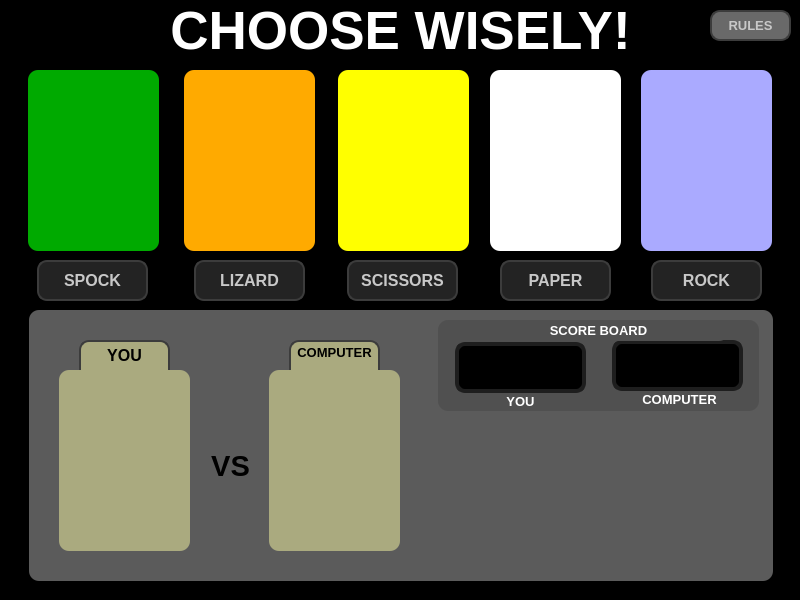
<?xml version="1.0" encoding="UTF-8"?>
<ui version="4.0">
 <class>MainWindow</class>
 <widget class="QMainWindow" name="MainWindow">
  <property name="geometry">
   <rect>
    <x>0</x>
    <y>0</y>
    <width>800</width>
    <height>600</height>
   </rect>
  </property>
  <property name="minimumSize">
   <size>
    <width>800</width>
    <height>600</height>
   </size>
  </property>
  <property name="maximumSize">
   <size>
    <width>800</width>
    <height>600</height>
   </size>
  </property>
  <property name="windowTitle">
   <string>GAME</string>
  </property>
  <property name="windowIcon">
   <iconset>
    <normaloff>:/pics/lizard.ico</normaloff>:/pics/lizard.ico</iconset>
  </property>
  <widget class="QWidget" name="centralwidget">
   <widget class="QFrame" name="frame">
    <property name="geometry">
     <rect>
      <x>0</x>
      <y>0</y>
      <width>800</width>
      <height>600</height>
     </rect>
    </property>
    <property name="minimumSize">
     <size>
      <width>800</width>
      <height>600</height>
     </size>
    </property>
    <property name="maximumSize">
     <size>
      <width>800</width>
      <height>600</height>
     </size>
    </property>
    <property name="styleSheet">
     <string notr="true">background-color: rgb(0, 0, 0);
color: rgb(255, 255, 255);</string>
    </property>
    <property name="frameShape">
     <enum>QFrame::StyledPanel</enum>
    </property>
    <property name="frameShadow">
     <enum>QFrame::Raised</enum>
    </property>
    <widget class="QLabel" name="label">
     <property name="geometry">
      <rect>
       <x>28</x>
       <y>70</y>
       <width>131</width>
       <height>181</height>
      </rect>
     </property>
     <property name="minimumSize">
      <size>
       <width>131</width>
       <height>181</height>
      </size>
     </property>
     <property name="maximumSize">
      <size>
       <width>131</width>
       <height>181</height>
      </size>
     </property>
     <property name="styleSheet">
      <string notr="true">background-color: rgb(0, 170, 0);
background-image: url(:/pics/spock.png);
border-radius:10px;
</string>
     </property>
     <property name="text">
      <string/>
     </property>
    </widget>
    <widget class="QLabel" name="label_2">
     <property name="geometry">
      <rect>
       <x>184</x>
       <y>70</y>
       <width>131</width>
       <height>181</height>
      </rect>
     </property>
     <property name="minimumSize">
      <size>
       <width>131</width>
       <height>181</height>
      </size>
     </property>
     <property name="maximumSize">
      <size>
       <width>131</width>
       <height>181</height>
      </size>
     </property>
     <property name="styleSheet">
      <string notr="true">background-image: url(:/pics/lizard.png);
border-radius:10px;
background-color: rgb(255, 170, 0);</string>
     </property>
     <property name="text">
      <string/>
     </property>
    </widget>
    <widget class="QLabel" name="label_3">
     <property name="geometry">
      <rect>
       <x>338</x>
       <y>70</y>
       <width>131</width>
       <height>181</height>
      </rect>
     </property>
     <property name="minimumSize">
      <size>
       <width>131</width>
       <height>181</height>
      </size>
     </property>
     <property name="maximumSize">
      <size>
       <width>131</width>
       <height>181</height>
      </size>
     </property>
     <property name="styleSheet">
      <string notr="true">border-radius:10px;
background-image: url(:/pics/scissors.png);
background-color: rgb(255, 255, 0);
</string>
     </property>
     <property name="text">
      <string/>
     </property>
    </widget>
    <widget class="QLabel" name="label_4">
     <property name="geometry">
      <rect>
       <x>490</x>
       <y>70</y>
       <width>131</width>
       <height>181</height>
      </rect>
     </property>
     <property name="minimumSize">
      <size>
       <width>131</width>
       <height>181</height>
      </size>
     </property>
     <property name="maximumSize">
      <size>
       <width>131</width>
       <height>181</height>
      </size>
     </property>
     <property name="styleSheet">
      <string notr="true">border-radius:10px;
background-color: rgb(255, 255, 255);
background-image: url(:/pics/paper.png);

</string>
     </property>
     <property name="text">
      <string/>
     </property>
    </widget>
    <widget class="QLabel" name="label_5">
     <property name="geometry">
      <rect>
       <x>641</x>
       <y>70</y>
       <width>131</width>
       <height>181</height>
      </rect>
     </property>
     <property name="minimumSize">
      <size>
       <width>131</width>
       <height>181</height>
      </size>
     </property>
     <property name="maximumSize">
      <size>
       <width>131</width>
       <height>181</height>
      </size>
     </property>
     <property name="styleSheet">
      <string notr="true">border-radius:10px;
background-color: rgb(170, 170, 255);
background-image: url(:/pics/rock.png);


</string>
     </property>
     <property name="text">
      <string/>
     </property>
    </widget>
    <widget class="QPushButton" name="spock_btn">
     <property name="geometry">
      <rect>
       <x>37</x>
       <y>260</y>
       <width>111</width>
       <height>41</height>
      </rect>
     </property>
     <property name="font">
      <font>
       <pointsize>12</pointsize>
       <weight>75</weight>
       <bold>true</bold>
      </font>
     </property>
     <property name="cursor">
      <cursorShape>CrossCursor</cursorShape>
     </property>
     <property name="styleSheet">
      <string notr="true">QPushButton {	
	background-color: rgb(35,35,35);
	border:2px solid rgb(60,60,60);
	border-radius:10px;
	color: rgb(200,200,200);
}
QPushButton:hover {	
	background-color: rgb(60,60,60);
	border:2px solid rgb(70,70,70);
	border-radius:15px;
}
QPushButton:pressed {	
	background-color: rgb(250,0,0);
	border:2px solid rgb(201,52,19);
	color: rgb(250,250,250);
	border-radius:20px;
}</string>
     </property>
     <property name="text">
      <string>SPOCK</string>
     </property>
    </widget>
    <widget class="QPushButton" name="lizard_btn">
     <property name="geometry">
      <rect>
       <x>194</x>
       <y>260</y>
       <width>111</width>
       <height>41</height>
      </rect>
     </property>
     <property name="font">
      <font>
       <pointsize>12</pointsize>
       <weight>75</weight>
       <bold>true</bold>
      </font>
     </property>
     <property name="cursor">
      <cursorShape>CrossCursor</cursorShape>
     </property>
     <property name="styleSheet">
      <string notr="true">QPushButton {	
	background-color: rgb(35,35,35);
	border:2px solid rgb(60,60,60);
	border-radius:10px;
	color: rgb(200,200,200);
}
QPushButton:hover {	
	background-color: rgb(60,60,60);
	border:2px solid rgb(70,70,70);
	border-radius:15px;
}
QPushButton:pressed {	
	background-color: rgb(250,0,0);
	border:2px solid rgb(201,52,19);
	color: rgb(250,250,250);
	border-radius:20px;
}</string>
     </property>
     <property name="text">
      <string>LIZARD</string>
     </property>
    </widget>
    <widget class="QPushButton" name="scissors_btn">
     <property name="geometry">
      <rect>
       <x>347</x>
       <y>260</y>
       <width>111</width>
       <height>41</height>
      </rect>
     </property>
     <property name="font">
      <font>
       <pointsize>12</pointsize>
       <weight>75</weight>
       <bold>true</bold>
      </font>
     </property>
     <property name="cursor">
      <cursorShape>CrossCursor</cursorShape>
     </property>
     <property name="styleSheet">
      <string notr="true">QPushButton {	
	background-color: rgb(35,35,35);
	border:2px solid rgb(60,60,60);
	border-radius:10px;
	color: rgb(200,200,200);
}
QPushButton:hover {	
	background-color: rgb(60,60,60);
	border:2px solid rgb(70,70,70);
	border-radius:15px;
}
QPushButton:pressed {	
	background-color: rgb(250,0,0);
	border:2px solid rgb(201,52,19);
	color: rgb(250,250,250);
	border-radius:20px;
}</string>
     </property>
     <property name="text">
      <string>SCISSORS</string>
     </property>
    </widget>
    <widget class="QPushButton" name="paper_btn">
     <property name="geometry">
      <rect>
       <x>500</x>
       <y>260</y>
       <width>111</width>
       <height>41</height>
      </rect>
     </property>
     <property name="font">
      <font>
       <pointsize>12</pointsize>
       <weight>75</weight>
       <bold>true</bold>
      </font>
     </property>
     <property name="cursor">
      <cursorShape>CrossCursor</cursorShape>
     </property>
     <property name="styleSheet">
      <string notr="true">QPushButton {	
	background-color: rgb(35,35,35);
	border:2px solid rgb(60,60,60);
	border-radius:10px;
	color: rgb(200,200,200);
}
QPushButton:hover {	
	background-color: rgb(60,60,60);
	border:2px solid rgb(70,70,70);
	border-radius:15px;
}
QPushButton:pressed {	
	background-color: rgb(250,0,0);
	border:2px solid rgb(201,52,19);
	color: rgb(250,250,250);
	border-radius:20px;
}</string>
     </property>
     <property name="text">
      <string>PAPER</string>
     </property>
    </widget>
    <widget class="QPushButton" name="rock_btn">
     <property name="geometry">
      <rect>
       <x>651</x>
       <y>260</y>
       <width>111</width>
       <height>41</height>
      </rect>
     </property>
     <property name="font">
      <font>
       <pointsize>12</pointsize>
       <weight>75</weight>
       <bold>true</bold>
      </font>
     </property>
     <property name="cursor">
      <cursorShape>CrossCursor</cursorShape>
     </property>
     <property name="styleSheet">
      <string notr="true">QPushButton {	
	background-color: rgb(35,35,35);
	border:2px solid rgb(60,60,60);
	border-radius:10px;
	color: rgb(200,200,200);
}
QPushButton:hover {	
	background-color: rgb(60,60,60);
	border:2px solid rgb(70,70,70);
	border-radius:15px;
}
QPushButton:pressed {	
	background-color: rgb(250,0,0);
	border:2px solid rgb(201,52,19);
	color: rgb(250,250,250);
	border-radius:20px;
}</string>
     </property>
     <property name="text">
      <string>ROCK</string>
     </property>
    </widget>
    <widget class="QFrame" name="frame_2">
     <property name="geometry">
      <rect>
       <x>29</x>
       <y>310</y>
       <width>744</width>
       <height>271</height>
      </rect>
     </property>
     <property name="styleSheet">
      <string notr="true">border-radius:10px;
background-color: rgb(91, 91, 91);
</string>
     </property>
     <property name="frameShape">
      <enum>QFrame::StyledPanel</enum>
     </property>
     <property name="frameShadow">
      <enum>QFrame::Raised</enum>
     </property>
     <widget class="QLabel" name="user_pic">
      <property name="geometry">
       <rect>
        <x>30</x>
        <y>60</y>
        <width>131</width>
        <height>181</height>
       </rect>
      </property>
      <property name="styleSheet">
       <string notr="true">border-radius: 10px;
background-color: rgb(170, 170, 127);
</string>
      </property>
      <property name="text">
       <string/>
      </property>
     </widget>
     <widget class="QLabel" name="pc_pic">
      <property name="geometry">
       <rect>
        <x>240</x>
        <y>60</y>
        <width>131</width>
        <height>181</height>
       </rect>
      </property>
      <property name="styleSheet">
       <string notr="true">border-radius: 10px;
background-color: rgb(170, 170, 127);
</string>
      </property>
      <property name="text">
       <string/>
      </property>
     </widget>
     <widget class="QLabel" name="label_7">
      <property name="geometry">
       <rect>
        <x>50</x>
        <y>30</y>
        <width>91</width>
        <height>41</height>
       </rect>
      </property>
      <property name="font">
       <font>
        <pointsize>12</pointsize>
        <weight>75</weight>
        <bold>true</bold>
       </font>
      </property>
      <property name="styleSheet">
       <string notr="true">background-color: rgb(170, 170, 127);
border:2px solid rgb(60,60,60);
color: rgb(0, 0, 0);</string>
      </property>
      <property name="text">
       <string>YOU</string>
      </property>
      <property name="alignment">
       <set>Qt::AlignHCenter|Qt::AlignTop</set>
      </property>
      <property name="margin">
       <number>6</number>
      </property>
     </widget>
     <widget class="QLabel" name="label_8">
      <property name="geometry">
       <rect>
        <x>260</x>
        <y>30</y>
        <width>91</width>
        <height>41</height>
       </rect>
      </property>
      <property name="font">
       <font>
        <pointsize>10</pointsize>
        <weight>75</weight>
        <bold>true</bold>
       </font>
      </property>
      <property name="styleSheet">
       <string notr="true">background-color: rgb(170, 170, 127);
border:2px solid rgb(60,60,60);
color: rgb(0, 0, 0);</string>
      </property>
      <property name="text">
       <string>COMPUTER</string>
      </property>
      <property name="alignment">
       <set>Qt::AlignHCenter|Qt::AlignTop</set>
      </property>
      <property name="margin">
       <number>6</number>
      </property>
     </widget>
     <widget class="QLabel" name="label_9">
      <property name="geometry">
       <rect>
        <x>166</x>
        <y>130</y>
        <width>71</width>
        <height>51</height>
       </rect>
      </property>
      <property name="font">
       <font>
        <pointsize>22</pointsize>
        <weight>75</weight>
        <bold>true</bold>
       </font>
      </property>
      <property name="styleSheet">
       <string notr="true">color: rgb(0, 0, 0);</string>
      </property>
      <property name="text">
       <string>VS</string>
      </property>
      <property name="alignment">
       <set>Qt::AlignCenter</set>
      </property>
     </widget>
     <widget class="QLabel" name="result_label">
      <property name="geometry">
       <rect>
        <x>380</x>
        <y>166</y>
        <width>361</width>
        <height>101</height>
       </rect>
      </property>
      <property name="font">
       <font>
        <pointsize>30</pointsize>
        <weight>75</weight>
        <bold>true</bold>
       </font>
      </property>
      <property name="styleSheet">
       <string notr="true">color: rgb(255, 255, 127);
background-color: rgb(91, 91, 91);
</string>
      </property>
      <property name="text">
       <string/>
      </property>
      <property name="alignment">
       <set>Qt::AlignHCenter|Qt::AlignTop</set>
      </property>
     </widget>
     <widget class="QLabel" name="phrase_label">
      <property name="geometry">
       <rect>
        <x>379</x>
        <y>102</y>
        <width>361</width>
        <height>61</height>
       </rect>
      </property>
      <property name="font">
       <font>
        <pointsize>17</pointsize>
        <weight>75</weight>
        <bold>true</bold>
       </font>
      </property>
      <property name="styleSheet">
       <string notr="true">color: rgb(0, 170, 127);
background-color: rgb(91, 91, 91);</string>
      </property>
      <property name="text">
       <string/>
      </property>
      <property name="scaledContents">
       <bool>true</bool>
      </property>
      <property name="alignment">
       <set>Qt::AlignCenter</set>
      </property>
      <property name="wordWrap">
       <bool>true</bool>
      </property>
     </widget>
     <widget class="QFrame" name="frame_3">
      <property name="geometry">
       <rect>
        <x>409</x>
        <y>10</y>
        <width>321</width>
        <height>91</height>
       </rect>
      </property>
      <property name="styleSheet">
       <string notr="true">border-radius:10px;
background-color: rgb(80, 80, 80);
</string>
      </property>
      <property name="frameShape">
       <enum>QFrame::StyledPanel</enum>
      </property>
      <property name="frameShadow">
       <enum>QFrame::Raised</enum>
      </property>
      <widget class="QLabel" name="score_user">
       <property name="geometry">
        <rect>
         <x>17</x>
         <y>22</y>
         <width>131</width>
         <height>51</height>
        </rect>
       </property>
       <property name="font">
        <font>
         <pointsize>30</pointsize>
         <weight>75</weight>
         <bold>true</bold>
        </font>
       </property>
       <property name="styleSheet">
        <string notr="true">background-color: rgb(0,0,0);
border:4px solid rgb(30,30,30);</string>
       </property>
       <property name="text">
        <string/>
       </property>
       <property name="alignment">
        <set>Qt::AlignCenter</set>
       </property>
      </widget>
      <widget class="QLabel" name="score_pc">
       <property name="geometry">
        <rect>
         <x>174</x>
         <y>20</y>
         <width>131</width>
         <height>51</height>
        </rect>
       </property>
       <property name="font">
        <font>
         <pointsize>30</pointsize>
         <weight>75</weight>
         <bold>true</bold>
        </font>
       </property>
       <property name="styleSheet">
        <string notr="true">background-color: rgb(0, 0, 0);
border:4px solid rgb(30,30,30);</string>
       </property>
       <property name="text">
        <string/>
       </property>
       <property name="alignment">
        <set>Qt::AlignCenter</set>
       </property>
      </widget>
      <widget class="QLabel" name="label_12">
       <property name="geometry">
        <rect>
         <x>30</x>
         <y>0</y>
         <width>261</width>
         <height>21</height>
        </rect>
       </property>
       <property name="font">
        <font>
         <pointsize>10</pointsize>
         <weight>75</weight>
         <bold>true</bold>
        </font>
       </property>
       <property name="text">
        <string>SCORE BOARD</string>
       </property>
       <property name="alignment">
        <set>Qt::AlignCenter</set>
       </property>
      </widget>
      <widget class="QLabel" name="label_13">
       <property name="geometry">
        <rect>
         <x>32</x>
         <y>74</y>
         <width>101</width>
         <height>20</height>
        </rect>
       </property>
       <property name="font">
        <font>
         <pointsize>10</pointsize>
         <weight>75</weight>
         <bold>true</bold>
        </font>
       </property>
       <property name="text">
        <string>YOU</string>
       </property>
       <property name="alignment">
        <set>Qt::AlignHCenter|Qt::AlignTop</set>
       </property>
      </widget>
      <widget class="QLabel" name="label_14">
       <property name="geometry">
        <rect>
         <x>191</x>
         <y>72</y>
         <width>101</width>
         <height>20</height>
        </rect>
       </property>
       <property name="font">
        <font>
         <pointsize>10</pointsize>
         <weight>75</weight>
         <bold>true</bold>
        </font>
       </property>
       <property name="text">
        <string>COMPUTER</string>
       </property>
       <property name="alignment">
        <set>Qt::AlignHCenter|Qt::AlignTop</set>
       </property>
      </widget>
     </widget>
     <zorder>label_7</zorder>
     <zorder>user_pic</zorder>
     <zorder>label_8</zorder>
     <zorder>pc_pic</zorder>
     <zorder>label_9</zorder>
     <zorder>result_label</zorder>
     <zorder>phrase_label</zorder>
     <zorder>frame_3</zorder>
    </widget>
    <widget class="QLabel" name="label_6">
     <property name="geometry">
      <rect>
       <x>80</x>
       <y>5</y>
       <width>641</width>
       <height>51</height>
      </rect>
     </property>
     <property name="font">
      <font>
       <pointsize>40</pointsize>
       <weight>75</weight>
       <bold>true</bold>
      </font>
     </property>
     <property name="cursor">
      <cursorShape>CrossCursor</cursorShape>
     </property>
     <property name="text">
      <string>CHOOSE WISELY!</string>
     </property>
     <property name="alignment">
      <set>Qt::AlignCenter</set>
     </property>
    </widget>
    <widget class="QPushButton" name="rules_btn">
     <property name="geometry">
      <rect>
       <x>710</x>
       <y>10</y>
       <width>81</width>
       <height>31</height>
      </rect>
     </property>
     <property name="font">
      <font>
       <pointsize>10</pointsize>
       <weight>75</weight>
       <bold>true</bold>
      </font>
     </property>
     <property name="cursor">
      <cursorShape>CrossCursor</cursorShape>
     </property>
     <property name="styleSheet">
      <string notr="true">QPushButton {	
	background-color: rgb(105,105,105);
	border:2px solid rgb(60,60,60);
	border-radius:10px;
	color: rgb(200,200,200);
}
QPushButton:hover {	
	background-color: rgb(60,60,60);
	border:2px solid rgb(70,70,70);
	border-radius:13px;
}
QPushButton:pressed {	
	background-color: rgb(250,0,0);
	border:2px solid rgb(201,52,19);
	color: rgb(250,250,250);
	border-radius:15px;
}</string>
     </property>
     <property name="text">
      <string>RULES</string>
     </property>
    </widget>
   </widget>
  </widget>
 </widget>
 <resources>
  <include location="images.qrc"/>
 </resources>
 <connections/>
</ui>
